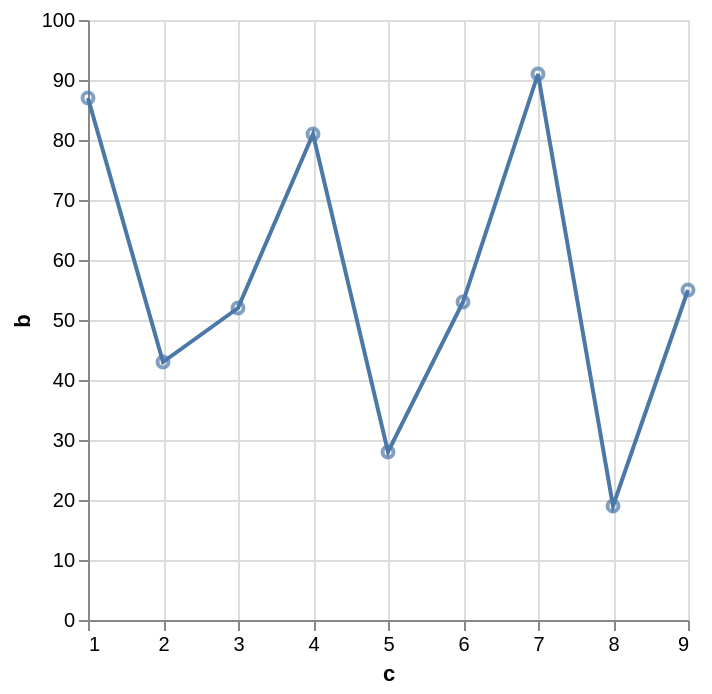

The Vega-Lite source for this figure:
### Vega-Lite specification from a JSON file in a GitHub repository (floating-point values rounded to 4 significant figures)
{"data": {"values": [{"a": "A", "b": 28, "c": 5, "g": "x"}, {"a": "B", "b": 55, "c": 9, "g": "y"}, {"a": "C", "b": 43, "c": 2, "g": "x"}, {"a": "D", "b": 91, "c": 7, "g": "y"}, {"a": "E", "b": 81, "c": 4, "g": "x"}, {"a": "F", "b": 53, "c": 6, "g": "y"}, {"a": "G", "b": 19, "c": 8, "g": "x"}, {"a": "H", "b": 87, "c": 1, "g": "y"}, {"a": "I", "b": 52, "c": 3, "g": "x"}]}, "layer": [{"mark": "line", "encoding": {"x": {"field": "c", "type": "quantitative"}, "y": {"field": "b", "type": "quantitative"}}}, {"mark": "point", "encoding": {"x": {"field": "c", "type": "quantitative"}, "y": {"field": "b", "type": "quantitative"}}}]}
